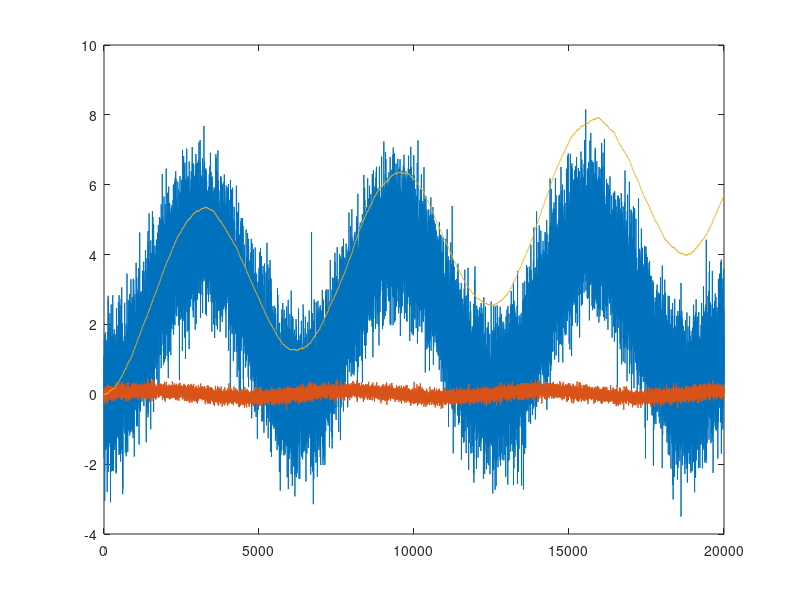
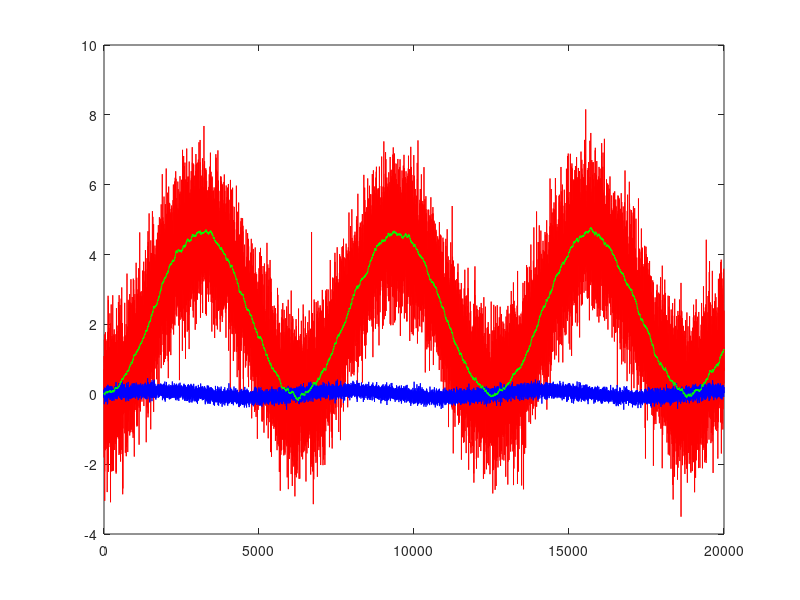
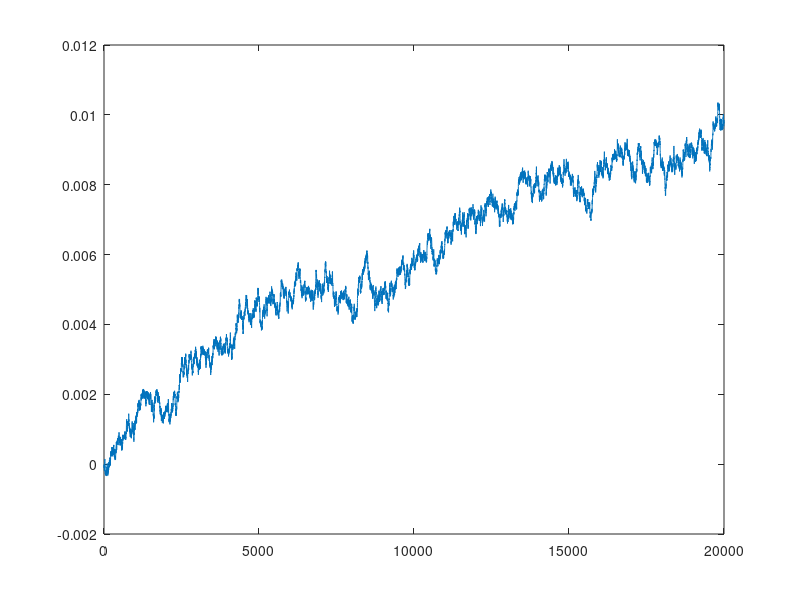

Reproduce these figures in MATLAB, in order.
% Author: Enrico Caruso

%--------------------------------------------------------------------------
% kalman -- test inertia-only Kalman 
%--------------------------------------------------------------------------
% synthesize signals sp and sphi
	n = 20000; % 5 ms: 100s trace
    t = 1:n;
% make impulse function
    %p = 10 * ((mod(t,1000) == 0) .* square(t/1000));
% ordinary sine wave
    p = 0.1 * sin(t/1000);
% use that to synthesize sphi and add some noise
    p2phi = 0.023;
    sphi(1) = 0;
    for i=(2:n) sphi(i) = sphi(i-1) + p(i-1) * p2phi; end;
    sphi = sphi + 1.0 * random('Normal',0,1,1,n);
% add some bias to p + some noise to create sp    
    sp = p + 0.01 + 0.1 * random('Normal',0,1,1,n);
    
%--------------------------------------------------------------------------
% now we synthesized sp and sphi which represent QR movement 
%--------------------------------------------------------------------------    
% show integrated angle phi from sp and compare to real phi (sphi)
    phi_p(1) = 0;
    for i=(2:n) phi_p(i) = phi_p(i-1) + sp(i-1) * p2phi; end;
    figure; plot(t,sphi,t,sp,t,phi_p);
    
%--------------------------------------------------------------------------
% now apply kalman filtering to cope with sp bias and sphi noise
%--------------------------------------------------------------------------
    p_bias(1:n) = 0;
    phi_kalman(1:n) = 0;
    C1 = 128;  
    C2 = 1000000; 
    for i=(2:n)
        p_kalman(i) = sp(i-1) - p_bias(i-1);
        phi_kalman(i) = phi_kalman(i-1) + p_kalman(i) * p2phi;
        phi_error(i) = phi_kalman(i) - sphi(i);
        phi_kalman(i) = phi_kalman(i) - phi_error(i) / C1;
        p_bias(i) = p_bias(i-1) + (phi_error(i)/p2phi) / C2;
    end;
    figure; plot(t,sphi,'r');
    hold on;
    plot(t,sp,'b');
    hold on;
    plot(t,phi_kalman,'g');
    hold on;
    figure; plot(t,p_bias');
    % figure; plot(t,sphi,t,phi_p,t,phi_kalman);
